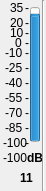
     <widget class="QWidget" name="widget_11" native="true">
      <property name="geometry">
       <rect>
        <x>400</x>
        <y>40</y>
        <width>46</width>
        <height>191</height>
       </rect>
      </property>
      <widget class="QProgressBar" name="progressBar_53">
       <property name="geometry">
        <rect>
         <x>30</x>
         <y>7</y>
         <width>10</width>
         <height>135</height>
        </rect>
       </property>
       <property name="contextMenuPolicy">
        <enum>Qt::DefaultContextMenu</enum>
       </property>
       <property name="toolTip">
        <string>Local Input 1 Meter</string>
       </property>
       <property name="statusTip">
        <string/>
       </property>
       <property name="whatsThis">
        <string/>
       </property>
       <property name="autoFillBackground">
        <bool>false</bool>
       </property>
       <property name="minimum">
        <number>-100</number>
       </property>
       <property name="maximum">
        <number>35</number>
       </property>
       <property name="value">
        <number>24</number>
       </property>
       <property name="textVisible">
        <bool>true</bool>
       </property>
       <property name="orientation">
        <enum>Qt::Vertical</enum>
       </property>
       <property name="invertedAppearance">
        <bool>false</bool>
       </property>
       <property name="format">
        <string>%p%</string>
       </property>
      </widget>
      <widget class="QLabel" name="m0_53">
       <property name="geometry">
        <rect>
         <x>25</x>
         <y>0</y>
         <width>16</width>
         <height>16</height>
        </rect>
       </property>
       <property name="text">
        <string>-</string>
       </property>
      </widget>
      <widget class="QLabel" name="t35_53">
       <property name="geometry">
        <rect>
         <x>10</x>
         <y>0</y>
         <width>16</width>
         <height>16</height>
        </rect>
       </property>
       <property name="text">
        <string>35</string>
       </property>
      </widget>
      <widget class="QLabel" name="tn100_53">
       <property name="geometry">
        <rect>
         <x>3</x>
         <y>135</y>
         <width>31</width>
         <height>16</height>
        </rect>
       </property>
       <property name="text">
        <string>-100</string>
       </property>
      </widget>
      <widget class="QLabel" name="m15_53">
       <property name="geometry">
        <rect>
         <x>25</x>
         <y>15</y>
         <width>16</width>
         <height>16</height>
        </rect>
       </property>
       <property name="text">
        <string>-</string>
       </property>
      </widget>
      <widget class="QLabel" name="m25_53">
       <property name="geometry">
        <rect>
         <x>25</x>
         <y>25</y>
         <width>16</width>
         <height>16</height>
        </rect>
       </property>
       <property name="text">
        <string>-</string>
       </property>
      </widget>
      <widget class="QLabel" name="m90_53">
       <property name="geometry">
        <rect>
         <x>25</x>
         <y>90</y>
         <width>16</width>
         <height>16</height>
        </rect>
       </property>
       <property name="text">
        <string>-</string>
       </property>
      </widget>
      <widget class="QLabel" name="m105_53">
       <property name="geometry">
        <rect>
         <x>25</x>
         <y>105</y>
         <width>16</width>
         <height>16</height>
        </rect>
       </property>
       <property name="text">
        <string>-</string>
       </property>
      </widget>
      <widget class="QLabel" name="m120_53">
       <property name="geometry">
        <rect>
         <x>25</x>
         <y>120</y>
         <width>16</width>
         <height>16</height>
        </rect>
       </property>
       <property name="text">
        <string>-</string>
       </property>
      </widget>
      <widget class="QLabel" name="m135_53">
       <property name="geometry">
        <rect>
         <x>25</x>
         <y>135</y>
         <width>16</width>
         <height>16</height>
        </rect>
       </property>
       <property name="text">
        <string>-</string>
       </property>
      </widget>
      <widget class="QLabel" name="m45_53">
       <property name="geometry">
        <rect>
         <x>25</x>
         <y>45</y>
         <width>16</width>
         <height>16</height>
        </rect>
       </property>
       <property name="text">
        <string>-</string>
       </property>
      </widget>
      <widget class="QLabel" name="m60_53">
       <property name="geometry">
        <rect>
         <x>25</x>
         <y>60</y>
         <width>16</width>
         <height>16</height>
        </rect>
       </property>
       <property name="text">
        <string>-</string>
       </property>
      </widget>
      <widget class="QLabel" name="m75_53">
       <property name="geometry">
        <rect>
         <x>25</x>
         <y>75</y>
         <width>16</width>
         <height>16</height>
        </rect>
       </property>
       <property name="text">
        <string>-</string>
       </property>
      </widget>
      <widget class="QLabel" name="t20_53">
       <property name="geometry">
        <rect>
         <x>10</x>
         <y>15</y>
         <width>16</width>
         <height>16</height>
        </rect>
       </property>
       <property name="text">
        <string>20</string>
       </property>
      </widget>
      <widget class="QLabel" name="t5_53">
       <property name="geometry">
        <rect>
         <x>10</x>
         <y>25</y>
         <width>16</width>
         <height>16</height>
        </rect>
       </property>
       <property name="text">
        <string>10</string>
       </property>
      </widget>
      <widget class="QLabel" name="tn10_53">
       <property name="geometry">
        <rect>
         <x>5</x>
         <y>45</y>
         <width>21</width>
         <height>16</height>
        </rect>
       </property>
       <property name="text">
        <string>-10</string>
       </property>
      </widget>
      <widget class="QLabel" name="tn25_53">
       <property name="geometry">
        <rect>
         <x>5</x>
         <y>60</y>
         <width>21</width>
         <height>16</height>
        </rect>
       </property>
       <property name="text">
        <string>-25</string>
       </property>
      </widget>
      <widget class="QLabel" name="tn40_53">
       <property name="geometry">
        <rect>
         <x>5</x>
         <y>75</y>
         <width>21</width>
         <height>16</height>
        </rect>
       </property>
       <property name="text">
        <string>-40</string>
       </property>
      </widget>
      <widget class="QLabel" name="tn55_53">
       <property name="geometry">
        <rect>
         <x>5</x>
         <y>90</y>
         <width>21</width>
         <height>16</height>
        </rect>
       </property>
       <property name="text">
        <string>-55</string>
       </property>
      </widget>
      <widget class="QLabel" name="tn70_53">
       <property name="geometry">
        <rect>
         <x>5</x>
         <y>105</y>
         <width>21</width>
         <height>16</height>
        </rect>
       </property>
       <property name="text">
        <string>-70</string>
       </property>
      </widget>
      <widget class="QLabel" name="tn85_53">
       <property name="geometry">
        <rect>
         <x>5</x>
         <y>120</y>
         <width>21</width>
         <height>16</height>
        </rect>
       </property>
       <property name="text">
        <string>-85</string>
       </property>
      </widget>
      <widget class="QLabel" name="m35_53">
       <property name="geometry">
        <rect>
         <x>25</x>
         <y>35</y>
         <width>16</width>
         <height>16</height>
        </rect>
       </property>
       <property name="text">
        <string>-</string>
       </property>
      </widget>
      <widget class="QLabel" name="t0_53">
       <property name="geometry">
        <rect>
         <x>15</x>
         <y>35</y>
         <width>16</width>
         <height>16</height>
        </rect>
       </property>
       <property name="text">
        <string>0</string>
       </property>
      </widget>
      <widget class="QLabel" name="value_53">
       <property name="geometry">
        <rect>
         <x>3</x>
         <y>150</y>
         <width>31</width>
         <height>16</height>
        </rect>
       </property>
       <property name="autoFillBackground">
        <bool>false</bool>
       </property>
       <property name="frameShadow">
        <enum>QFrame::Plain</enum>
       </property>
       <property name="text">
        <string>-100</string>
       </property>
      </widget>
      <widget class="QLabel" name="dB_53">
       <property name="geometry">
        <rect>
         <x>27</x>
         <y>150</y>
         <width>16</width>
         <height>16</height>
        </rect>
       </property>
       <property name="font">
        <font>
         <weight>75</weight>
         <bold>true</bold>
        </font>
       </property>
       <property name="text">
        <string>dB</string>
       </property>
      </widget>
      <widget class="QLabel" name="number_53">
       <property name="geometry">
        <rect>
         <x>20</x>
         <y>170</y>
         <width>16</width>
         <height>16</height>
        </rect>
       </property>
       <property name="font">
        <font>
         <weight>75</weight>
         <bold>true</bold>
        </font>
       </property>
       <property name="text">
        <string>11</string>
       </property>
      </widget>
      <widget class="Line" name="line_53">
       <property name="geometry">
        <rect>
         <x>35</x>
         <y>0</y>
         <width>16</width>
         <height>191</height>
        </rect>
       </property>
       <property name="orientation">
        <enum>Qt::Vertical</enum>
       </property>
      </widget>
     </widget>
